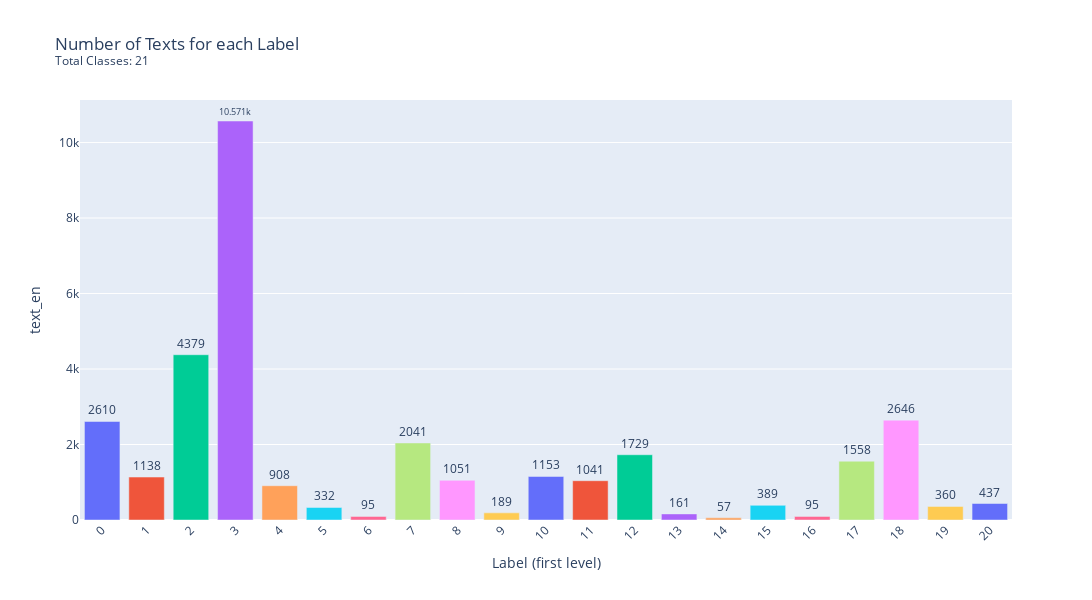

The code cell stored with this chart in its notebook:
### Markdown cell above
Now we can plot!

### Code cell
# create plot
barplot = create_obs_per_classes_barplot(
    df = dataframe,
    width = 1400, 
    height = 600, 
    title = "Number of Texts for each Label<br><sup>Total Classes: 21<sup>"
    )

### Figure 1 — Plotly figure (JSON) as saved in the notebook; plotly's stock layout.template omitted (floating-point values rounded to 4 significant figures)
{"data": [{"alignmentgroup": "True", "cliponaxis": false, "hovertemplate": "Label (first level)=%{x}<br>text_en=%{y}<extra></extra>", "legendgroup": "0", "marker": {"color": "#636efa", "pattern": {"shape": ""}}, "name": "0", "offsetgroup": "0", "orientation": "v", "showlegend": true, "textangle": 0, "textposition": "outside", "texttemplate": "%{y}", "type": "bar", "x": ["0"], "xaxis": "x", "y": [2610], "yaxis": "y"}, {"alignmentgroup": "True", "cliponaxis": false, "hovertemplate": "Label (first level)=%{x}<br>text_en=%{y}<extra></extra>", "legendgroup": "1", "marker": {"color": "#EF553B", "pattern": {"shape": ""}}, "name": "1", "offsetgroup": "1", "orientation": "v", "showlegend": true, "textangle": 0, "textposition": "outside", "texttemplate": "%{y}", "type": "bar", "x": ["1"], "xaxis": "x", "y": [1138], "yaxis": "y"}, {"alignmentgroup": "True", "cliponaxis": false, "hovertemplate": "Label (first level)=%{x}<br>text_en=%{y}<extra></extra>", "legendgroup": "2", "marker": {"color": "#00cc96", "pattern": {"shape": ""}}, "name": "2", "offsetgroup": "2", "orientation": "v", "showlegend": true, "textangle": 0, "textposition": "outside", "texttemplate": "%{y}", "type": "bar", "x": ["2"], "xaxis": "x", "y": [4379], "yaxis": "y"}, {"alignmentgroup": "True", "cliponaxis": false, "hovertemplate": "Label (first level)=%{x}<br>text_en=%{y}<extra></extra>", "legendgroup": "3", "marker": {"color": "#ab63fa", "pattern": {"shape": ""}}, "name": "3", "offsetgroup": "3", "orientation": "v", "showlegend": true, "textangle": 0, "textposition": "outside", "texttemplate": "%{y}", "type": "bar", "x": ["3"], "xaxis": "x", "y": [10571], "yaxis": "y"}, {"alignmentgroup": "True", "cliponaxis": false, "hovertemplate": "Label (first level)=%{x}<br>text_en=%{y}<extra></extra>", "legendgroup": "4", "marker": {"color": "#FFA15A", "pattern": {"shape": ""}}, "name": "4", "offsetgroup": "4", "orientation": "v", "showlegend": true, "textangle": 0, "textposition": "outside", "texttemplate": "%{y}", "type": "bar", "x": ["4"], "xaxis": "x", "y": [908], "yaxis": "y"}, {"alignmentgroup": "True", "cliponaxis": false, "hovertemplate": "Label (first level)=%{x}<br>text_en=%{y}<extra></extra>", "legendgroup": "5", "marker": {"color": "#19d3f3", "pattern": {"shape": ""}}, "name": "5", "offsetgroup": "5", "orientation": "v", "showlegend": true, "textangle": 0, "textposition": "outside", "texttemplate": "%{y}", "type": "bar", "x": ["5"], "xaxis": "x", "y": [332], "yaxis": "y"}, {"alignmentgroup": "True", "cliponaxis": false, "hovertemplate": "Label (first level)=%{x}<br>text_en=%{y}<extra></extra>", "legendgroup": "6", "marker": {"color": "#FF6692", "pattern": {"shape": ""}}, "name": "6", "offsetgroup": "6", "orientation": "v", "showlegend": true, "textangle": 0, "textposition": "outside", "texttemplate": "%{y}", "type": "bar", "x": ["6"], "xaxis": "x", "y": [95], "yaxis": "y"}, {"alignmentgroup": "True", "cliponaxis": false, "hovertemplate": "Label (first level)=%{x}<br>text_en=%{y}<extra></extra>", "legendgroup": "7", "marker": {"color": "#B6E880", "pattern": {"shape": ""}}, "name": "7", "offsetgroup": "7", "orientation": "v", "showlegend": true, "textangle": 0, "textposition": "outside", "texttemplate": "%{y}", "type": "bar", "x": ["7"], "xaxis": "x", "y": [2041], "yaxis": "y"}, {"alignmentgroup": "True", "cliponaxis": false, "hovertemplate": "Label (first level)=%{x}<br>text_en=%{y}<extra></extra>", "legendgroup": "8", "marker": {"color": "#FF97FF", "pattern": {"shape": ""}}, "name": "8", "offsetgroup": "8", "orientation": "v", "showlegend": true, "textangle": 0, "textposition": "outside", "texttemplate": "%{y}", "type": "bar", "x": ["8"], "xaxis": "x", "y": [1051], "yaxis": "y"}, {"alignmentgroup": "True", "cliponaxis": false, "hovertemplate": "Label (first level)=%{x}<br>text_en=%{y}<extra></extra>", "legendgroup": "9", "marker": {"color": "#FECB52", "pattern": {"shape": ""}}, "name": "9", "offsetgroup": "9", "orientation": "v", "showlegend": true, "textangle": 0, "textposition": "outside", "texttemplate": "%{y}", "type": "bar", "x": ["9"], "xaxis": "x", "y": [189], "yaxis": "y"}, {"alignmentgroup": "True", "cliponaxis": false, "hovertemplate": "Label (first level)=%{x}<br>text_en=%{y}<extra></extra>", "legendgroup": "10", "marker": {"color": "#636efa", "pattern": {"shape": ""}}, "name": "10", "offsetgroup": "10", "orientation": "v", "showlegend": true, "textangle": 0, "textposition": "outside", "texttemplate": "%{y}", "type": "bar", "x": ["10"], "xaxis": "x", "y": [1153], "yaxis": "y"}, {"alignmentgroup": "True", "cliponaxis": false, "hovertemplate": "Label (first level)=%{x}<br>text_en=%{y}<extra></extra>", "legendgroup": "11", "marker": {"color": "#EF553B", "pattern": {"shape": ""}}, "name": "11", "offsetgroup": "11", "orientation": "v", "showlegend": true, "textangle": 0, "textposition": "outside", "texttemplate": "%{y}", "type": "bar", "x": ["11"], "xaxis": "x", "y": [1041], "yaxis": "y"}, {"alignmentgroup": "True", "cliponaxis": false, "hovertemplate": "Label (first level)=%{x}<br>text_en=%{y}<extra></extra>", "legendgroup": "12", "marker": {"color": "#00cc96", "pattern": {"shape": ""}}, "name": "12", "offsetgroup": "12", "orientation": "v", "showlegend": true, "textangle": 0, "textposition": "outside", "texttemplate": "%{y}", "type": "bar", "x": ["12"], "xaxis": "x", "y": [1729], "yaxis": "y"}, {"alignmentgroup": "True", "cliponaxis": false, "hovertemplate": "Label (first level)=%{x}<br>text_en=%{y}<extra></extra>", "legendgroup": "13", "marker": {"color": "#ab63fa", "pattern": {"shape": ""}}, "name": "13", "offsetgroup": "13", "orientation": "v", "showlegend": true, "textangle": 0, "textposition": "outside", "texttemplate": "%{y}", "type": "bar", "x": ["13"], "xaxis": "x", "y": [161], "yaxis": "y"}, {"alignmentgroup": "True", "cliponaxis": false, "hovertemplate": "Label (first level)=%{x}<br>text_en=%{y}<extra></extra>", "legendgroup": "14", "marker": {"color": "#FFA15A", "pattern": {"shape": ""}}, "name": "14", "offsetgroup": "14", "orientation": "v", "showlegend": true, "textangle": 0, "textposition": "outside", "texttemplate": "%{y}", "type": "bar", "x": ["14"], "xaxis": "x", "y": [57], "yaxis": "y"}, {"alignmentgroup": "True", "cliponaxis": false, "hovertemplate": "Label (first level)=%{x}<br>text_en=%{y}<extra></extra>", "legendgroup": "15", "marker": {"color": "#19d3f3", "pattern": {"shape": ""}}, "name": "15", "offsetgroup": "15", "orientation": "v", "showlegend": true, "textangle": 0, "textposition": "outside", "texttemplate": "%{y}", "type": "bar", "x": ["15"], "xaxis": "x", "y": [389], "yaxis": "y"}, {"alignmentgroup": "True", "cliponaxis": false, "hovertemplate": "Label (first level)=%{x}<br>text_en=%{y}<extra></extra>", "legendgroup": "16", "marker": {"color": "#FF6692", "pattern": {"shape": ""}}, "name": "16", "offsetgroup": "16", "orientation": "v", "showlegend": true, "textangle": 0, "textposition": "outside", "texttemplate": "%{y}", "type": "bar", "x": ["16"], "xaxis": "x", "y": [95], "yaxis": "y"}, {"alignmentgroup": "True", "cliponaxis": false, "hovertemplate": "Label (first level)=%{x}<br>text_en=%{y}<extra></extra>", "legendgroup": "17", "marker": {"color": "#B6E880", "pattern": {"shape": ""}}, "name": "17", "offsetgroup": "17", "orientation": "v", "showlegend": true, "textangle": 0, "textposition": "outside", "texttemplate": "%{y}", "type": "bar", "x": ["17"], "xaxis": "x", "y": [1558], "yaxis": "y"}, {"alignmentgroup": "True", "cliponaxis": false, "hovertemplate": "Label (first level)=%{x}<br>text_en=%{y}<extra></extra>", "legendgroup": "18", "marker": {"color": "#FF97FF", "pattern": {"shape": ""}}, "name": "18", "offsetgroup": "18", "orientation": "v", "showlegend": true, "textangle": 0, "textposition": "outside", "texttemplate": "%{y}", "type": "bar", "x": ["18"], "xaxis": "x", "y": [2646], "yaxis": "y"}, {"alignmentgroup": "True", "cliponaxis": false, "hovertemplate": "Label (first level)=%{x}<br>text_en=%{y}<extra></extra>", "legendgroup": "19", "marker": {"color": "#FECB52", "pattern": {"shape": ""}}, "name": "19", "offsetgroup": "19", "orientation": "v", "showlegend": true, "textangle": 0, "textposition": "outside", "texttemplate": "%{y}", "type": "bar", "x": ["19"], "xaxis": "x", "y": [360], "yaxis": "y"}, {"alignmentgroup": "True", "cliponaxis": false, "hovertemplate": "Label (first level)=%{x}<br>text_en=%{y}<extra></extra>", "legendgroup": "20", "marker": {"color": "#636efa", "pattern": {"shape": ""}}, "name": "20", "offsetgroup": "20", "orientation": "v", "showlegend": true, "textangle": 0, "textposition": "outside", "texttemplate": "%{y}", "type": "bar", "x": ["20"], "xaxis": "x", "y": [437], "yaxis": "y"}], "layout": {"barmode": "relative", "height": 600, "legend": {"title": {"text": "Label (first level)"}, "tracegroupgap": 0}, "showlegend": false, "title": {"text": "Number of Texts for each Label<br><sup>Total Classes: 21<sup>"}, "width": 1400, "xaxis": {"anchor": "y", "categoryarray": ["0", "1", "2", "3", "4", "5", "6", "7", "8", "9", "10", "11", "12", "13", "14", "15", "16", "17", "18", "19", "20"], "categoryorder": "array", "domain": [0, 1], "tickangle": -45, "title": {"text": "Label (first level)"}}, "yaxis": {"anchor": "x", "domain": [0, 1], "title": {"text": "text_en"}}}}
